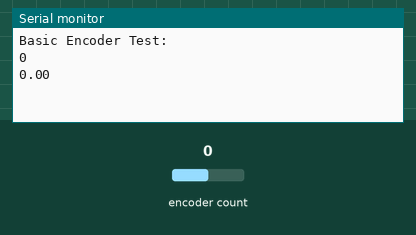
Recording of a sketch running on a simulated Arduino Mega 2560, built with avr-gcc and run on an emulated ATmega2560. Parts: the last lines printed to the serial monitor. The inputs (shaded band) are chosen by the test bench; at power-on: encoder count 0.

Above: at 1.2 s.
1.3 s: encoder count set to 1
At 2.3 s:
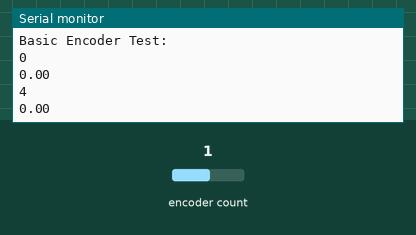
2.8 s: encoder count set to 2
At 3.4 s:
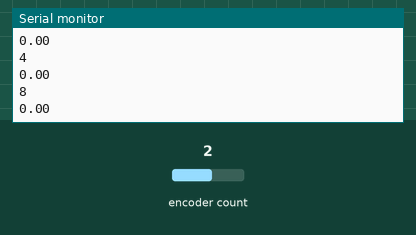
Timing chart, 0 to 5.8 s (numbered marks = the images above; inputs shaded):
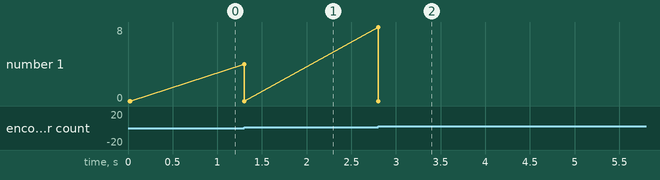

The sketch:

encoders_due.ino
```cpp
/* Program to read one  encoder connected to an arduino DUE */
/***
 * This program reads an encoder and prints the value in revolutions to the serial monitor.
 */
#include <Encoder.h>
#define pin_enc_A 51  //Pin of the arduino where the encoder port A is connected
#define pin_enc_B 53  //Pin where the encoder port B is connected
# define CPR 4480.0 //Counts per revolution of the encoder

//The encoder best performance is achieved when using interrupts
Encoder myEnc(pin_enc_A,pin_enc_B);
//   avoid using pins with LEDs attached

void setup() {
  Serial.begin(9600);
  Serial.println("Basic Encoder Test:");
}

long oldPosition  = -999;
double revolutions = 0;
void loop() {
  long newPosition = myEnc.read();
  if (newPosition != oldPosition) {
    oldPosition = newPosition;
    revolutions= (double) newPosition/CPR;
    Serial.println(newPosition);
    Serial.println(revolutions);
  }
}
```

Measured:
- after the input at 1.3 s, the serial monitor: prints a new line at once (image 1)
- after the input at 2.8 s, the serial monitor: prints a new line at once (image 2)
